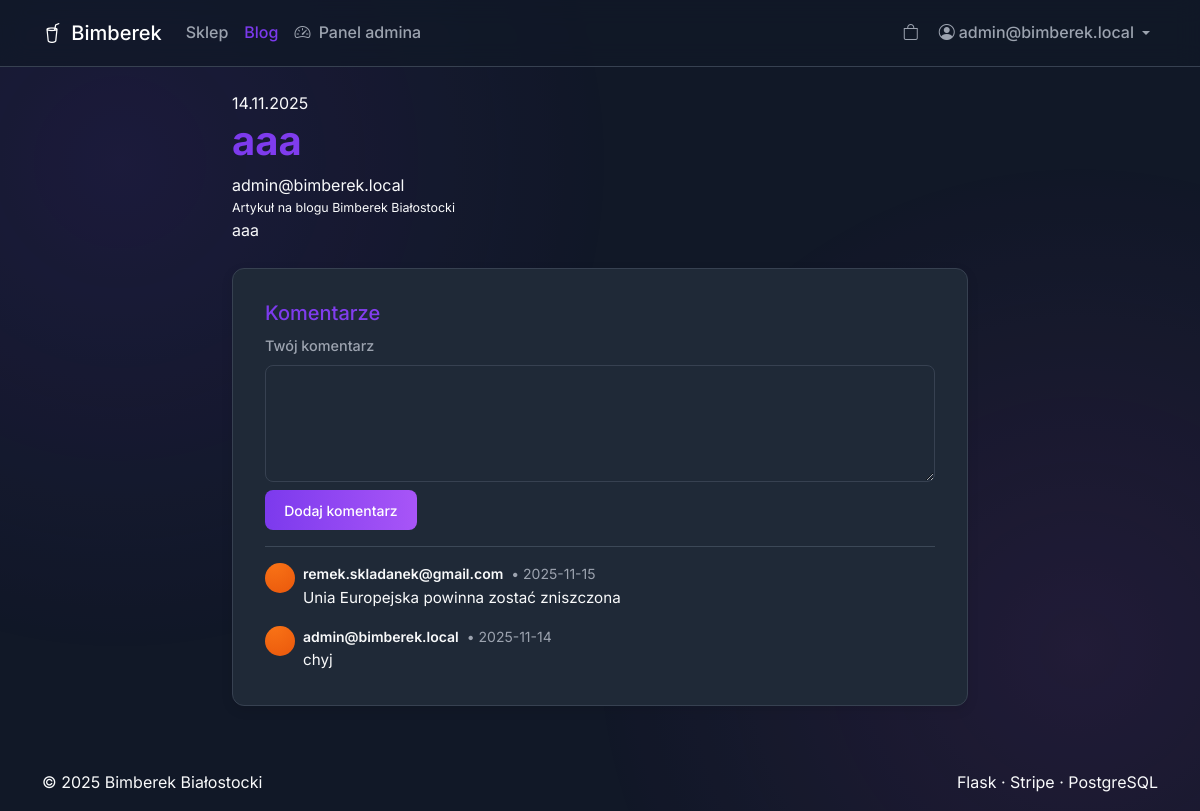
The page /blog/post/1/ (signed in) on the database its author committed.
### app/models.py (models this page shows, shortened)
class User(db.Model, UserMixin):
    __tablename__ = "users"
    id = db.Column(db.Integer, primary_key=True)
    email = db.Column(db.String(120), unique=True, nullable=False)
    password_hash = db.Column(db.String(128), nullable=False)
    role = db.Column(db.String(20), default="user")  # user, moderator, admin
    google_id = db.Column(db.String(100), nullable=True)
    facebook_id = db.Column(db.String(100), nullable=True)
    theme_id = db.Column(db.Integer, db.ForeignKey("themes.id"), nullable=True)
    rank = db.Column(db.String(50), nullable=True)
    theme = db.relationship("Theme", back_populates="users")
    orders = db.relationship("Order", back_populates="user", lazy=True)

class Post(db.Model):
    __tablename__ = "posts"
    id = db.Column(db.Integer, primary_key=True)
    title = db.Column(db.String(200), nullable=False)
    content_html = db.Column(db.Text, nullable=False)
    status = db.Column(
        db.String(20),
        default="oczekuje",
        nullable=False,
    )  # oczekuje, zaakceptowany, odrzucony
    author_id = db.Column(db.Integer, db.ForeignKey("users.id"), nullable=True)
    created_at = db.Column(db.DateTime, server_default=db.func.now())
    author = db.relationship("User")
    comments = db.relationship("Comment", back_populates="post", lazy=True)

class Comment(db.Model):
    __tablename__ = "comments"
    id = db.Column(db.Integer, primary_key=True)
    content = db.Column(db.Text, nullable=False)
    status = db.Column(
        db.String(20),
        default="oczekuje",
    )  # oczekuje, zaakceptowany, odrzucony
    created_at = db.Column(db.DateTime, server_default=db.func.now())
    user_id = db.Column(db.Integer, db.ForeignKey("users.id"), nullable=False)
    product_id = db.Column(db.Integer, db.ForeignKey("products.id"), nullable=True)
    post_id = db.Column(db.Integer, db.ForeignKey("posts.id"), nullable=True)
    user = db.relationship("User")
    product = db.relationship("Product", back_populates="comments")
    post = db.relationship("Post", back_populates="comments")
    votes = db.relationship("CommentVote", back_populates="comment", lazy=True)

### app/blog/routes.py (the view, shortened to what this page needs)
@blog_bp.route("/post/<int:post_id>/", methods=["GET", "POST"])
def post_detail(post_id: int):
    try:
        post = Post.query.get_or_404(post_id)
    except OperationalError:
        return render_template("blog/post_detail.html", post=None), 404
    if post.status != "zaakceptowany":
        if not current_user.is_authenticated:
            abort(404)
        if not (is_admin(current_user) or current_user.id == post.author_id):
            abort(404)
    try:
        comments = (
            Comment.query.filter_by(post_id=post.id, status="zaakceptowany")
            .order_by(Comment.created_at.desc())
            .all()
        )
    except OperationalError:
        comments = []
    form = BlogCommentForm()
    try:
        prev_post = (
            Post.query.filter(
                Post.status == "zaakceptowany",
                Post.id < post.id,
            )
            .order_by(Post.id.desc())
            .first()
        )
        next_post = (
            Post.query.filter(
                Post.status == "zaakceptowany",
                Post.id > post.id,
            )
            .order_by(Post.id.asc())
            .first()
        )
    except OperationalError:
        prev_post = None
        next_post = None
    return render_template(
        "blog/post_detail.html",
        post=post,
        comments=comments,
        form=form,
        prev_post=prev_post,
        next_post=next_post,
    )

### app/blog/forms.py
class BlogCommentForm(FlaskForm):
    content = TextAreaField(
        "Twój komentarz",
        validators=[DataRequired(message="Komentarz nie może być pusty."), Length(min=3)],
    )
    submit = SubmitField("Dodaj komentarz")

### app/blog/templates/blog/post_detail.html (shortened to what this page needs)
{% extends "base.html" %}
{% block content %}
<div class="container my-3 blog-article-page">
  <div class="row justify-content-center">
    <div class="col-lg-9 col-xl-8">
      <article class="blog-article">
        <header>
          <div class="blog-article-meta">
            <span>
              {% if post.published_at %}
                {{ post.published_at.strftime('%d.%m.%Y') }}
              {% elif post.created_at %}
                {{ post.created_at.strftime('%d.%m.%Y') }}
              {% endif %}
            </span>
          </div>
          <h1 class="blog-article-title">{{ post.title }}</h1>
          <div class="blog-article-author">
            <div>
              <div>
                {% if post.author and (post.author.username or post.author.email) %}
                  {{ post.author.username or post.author.email }}
                {% else %}
                  Redakcja Bimberek
                {% endif %}
              </div>
              <div style="font-size:.78rem;">Artykuł na blogu Bimberek Białostocki</div>
            </div>
          </div>
        </header>
        <div class="blog-article-body">
          {% if post.content_html %}
            {{ post.content_html|safe }}
          {% else %}
            {{ post.content|safe }}
          {% endif %}
        </div>
      </article>
      {% if form is defined %}
      <div class="section-card section-pad mt-4">
        <h2 class="h5">Komentarze</h2>
        <form method="post" action="{{ url_for('blog.post_detail', post_id=post.id) }}">
          <div class="mb-2">
            {{ form.content.label(class="form-label") }}
            {{ form.content(class="form-control", rows=4) }}
          </div>
          <button type="submit" class="btn btn-primary btn-sm">
            Dodaj komentarz
          </button>
        </form>
        {% if comments %}
          <hr style="border-color: rgba(148,163,184,.25);" class="my-3">
          <div class="d-flex flex-column gap-3">
            {% for c in comments %}
            <div class="d-flex gap-2">
              <div class="avatar" style="width: 30px; height: 30px; border-radius: 50%; background: radial-gradient(circle at 30% 0%,#f97316,#ea580c); flex-shrink: 0;"></div>
              <div>
                <div class="small">
                  <span class="fw-semibold">{{ c.user.username or c.user.email or 'Użytkownik' }}</span>
                  <span class="muted ms-1">
                    {% if c.created_at %}
                      • {{ c.created_at.strftime('%Y-%m-%d') }}
                    {% endif %}
                  </span>
                </div>
                <div class="blog-article-body p-0" style="font-size: 0.95rem;">
                  {{ c.content|safe }}
                </div>
              </div>
            </div>
            {% endfor %}
          </div>
        {% else %}
          <p class="muted small mb-0 mt-2">Brak komentarzy.</p>
        {% endif %}
      </div>
      {% endif %}
    </div>
  </div>
</div>
{% endblock %}

### app/templates/base.html (shortened to what this page needs)
<!doctype html>
<html lang="pl">
<head>
  <link href="https://cdn.jsdelivr.net/npm/bootstrap@5.3.3/dist/css/bootstrap.min.css" rel="stylesheet">
  <link rel="stylesheet" href="https://cdn.jsdelivr.net/npm/bootstrap-icons@1.11.3/font/bootstrap-icons.css">
  <link rel="stylesheet" href="{{ url_for('static', filename='css/style.css') }}">
</head>
<body class="{% if request.endpoint and request.endpoint.startswith('admin.') %}admin-page{% endif %}">
<nav class="navbar navbar-expand-lg navbar-dark sticky-top">
  <div class="container">
    <a class="navbar-brand" href="{{ url_for('shop.index') }}">
      <i class="bi bi-cup-straw me-1"></i> Bimberek
    </a>
    <div class="collapse navbar-collapse" id="mainNav">
      <ul class="navbar-nav me-auto mb-2 mb-lg-0">
        <li class="nav-item">
          <a class="nav-link{% if request.endpoint and request.endpoint.startswith('shop.') %} active{% endif %}"
             href="{{ url_for('shop.index') }}">Sklep</a>
        </li>
        <li class="nav-item">
          <a class="nav-link{% if request.endpoint and request.endpoint.startswith('blog.') %} active{% endif %}"
             href="{{ url_for('blog.post_list') }}">Blog</a>
        </li>
        {% set is_admin = (current_user.is_authenticated and ((current_user.role == 'admin') if current_user.role is defined else false) or (current_user.is_admin if current_user.is_admin is defined else false)) %}
        {% if is_admin %}
        <li class="nav-item">
          <a class="nav-link{% if request.endpoint and request.endpoint.startswith('admin.') %} active{% endif %}"
             href="{{ url_for('admin.dashboard') }}">
            <i class="bi bi-speedometer2 me-1"></i> Panel admina
          </a>
        </li>
        {% endif %}
      </ul>
      <ul class="navbar-nav ms-auto mb-2 mb-lg-0 align-items-lg-center">
        <li class="nav-item me-1">
          <a class="nav-link" href="{{ url_for('shop.cart_view') }}" title="Koszyk">
            <i class="bi bi-bag"></i>
          </a>
        </li>
        {% if current_user.is_authenticated %}
          <li class="nav-item dropdown">
            <a class="nav-link dropdown-toggle d-flex align-items-center gap-1" href="#" role="button" data-bs-toggle="dropdown">
              <i class="bi bi-person-circle"></i>
              <span class="d-none d-lg-inline">{{ current_user.email }}</span>
            </a>
          </li>
        {% else %}
          <li class="nav-item">
            <a class="btn btn-sm btn-outline-light" href="{{ url_for('auth.login') }}">Zaloguj</a>
          </li>
        {% endif %}
      </ul>
    </div>
  </div>
</nav>
<main class="mt-4">
  {% block content %}{% endblock %}
</main>
<footer class="footer mt-5 py-3">
  <div class="container d-flex flex-wrap justify-content-between">
    <span>© {{ 2025 }} Bimberek Białostocki</span>
    <span>Flask · Stripe · PostgreSQL</span>
  </div>
</footer>
</body>
</html>

### app/static/css/style.css (style rules this page uses)
:root { --font-family-base: 'Inter', -apple-system, BlinkMacSystemFont, "Segoe UI", Roboto, "Helvetica Neue", Arial, sans-serif; --color-text: #f9fafb; --color-text-muted: #9ca3af; --color-primary: #7c3aed; --color-primary-hover: #6d28d9; --color-surface: #1f2937; --color-background: #111827; --color-border: #374151; --premium-gradient: linear-gradient(90deg, var(--color-primary), #a855f7); --border-radius: 0.5rem; --border-radius-lg: 0.75rem; --box-shadow: 0 4px 12px rgba(0, 0, 0, 0.1); --box-shadow-lg: 0 10px 25px rgba(0, 0, 0, 0.2); --premium-glow: 0 6px 20px rgba(124, 58, 237, 0.25); }
body { font-family: var(--font-family-base); background-color: var(--color-background); color: var(--color-text); line-height: 1.6; -webkit-font-smoothing: antialiased; -moz-osx-font-smoothing: grayscale; position: relative; }
body::before { content: ''; position: fixed; top: 0; left: 0; width: 100%; height: 100%; background: radial-gradient(circle at 10% 20%, rgba(124, 58, 237, 0.15), transparent 40%), radial-gradient(circle at 90% 80%, rgba(217, 70, 239, 0.12), transparent 40%); z-index: -1; opacity: 0.7; }
h1, h2 { background: var(--premium-gradient); -webkit-background-clip: text; -webkit-text-fill-color: transparent; background-clip: text; text-fill-color: transparent; font-weight: 700; }
a { color: var(--color-primary); text-decoration: none; font-weight: 500; }
.navbar { background: rgba(17, 24, 39, 0.75); backdrop-filter: blur(12px); -webkit-backdrop-filter: blur(12px); border-bottom: 1px solid var(--color-border); position: sticky !important; top: 0; z-index: 1000; padding-top: 0.75rem; padding-bottom: 0.75rem; }
.navbar .nav-link { color: var(--color-text-muted); font-weight: 500; }
.navbar .nav-link.active { color: var(--color-primary); }
.section-card { background-color: var(--color-surface); border: 1px solid var(--color-border); border-radius: var(--border-radius-lg); box-shadow: var(--box-shadow); overflow: hidden; opacity: 0; animation: fadeIn 0.5s ease-out forwards; }
.section-pad { padding: 1.5rem; }
@media (min-width: 768px) { .section-pad { padding: 2rem; } }
.btn { border-radius: var(--border-radius); font-weight: 500; transition: all 0.2s ease; padding: 0.6rem 1.2rem; border: 1px solid transparent; }
.btn-primary { background: var(--premium-gradient); border: none; color: #fff; }
.form-control { border-radius: var(--border-radius); border: 1px solid var(--color-border); padding: 0.6rem 1rem; background-color: var(--color-surface); color: var(--color-text); }
.form-label { color: var(--color-text-muted); font-weight: 500; font-size: 0.9rem; }
.muted { color: var(--color-text-muted) !important; }
hr { border-top: 1px solid var(--color-border); opacity: 1; }

### rows shown on the page
User: email "admin@bimberek.local", author "admin@bimberek.local"
Post: created_at "14.11.2025", title "aaa", content_html "aaa"
Comment: user "remek.skladanek@gmail.com", created_at "2025-11-15", content "Unia Europejska powinna zostać zniszczona"
Comment: user "admin@bimberek.local", created_at "2025-11-14", content "chyj"

### other values the page prints
{{ 2025 }} "2025"
